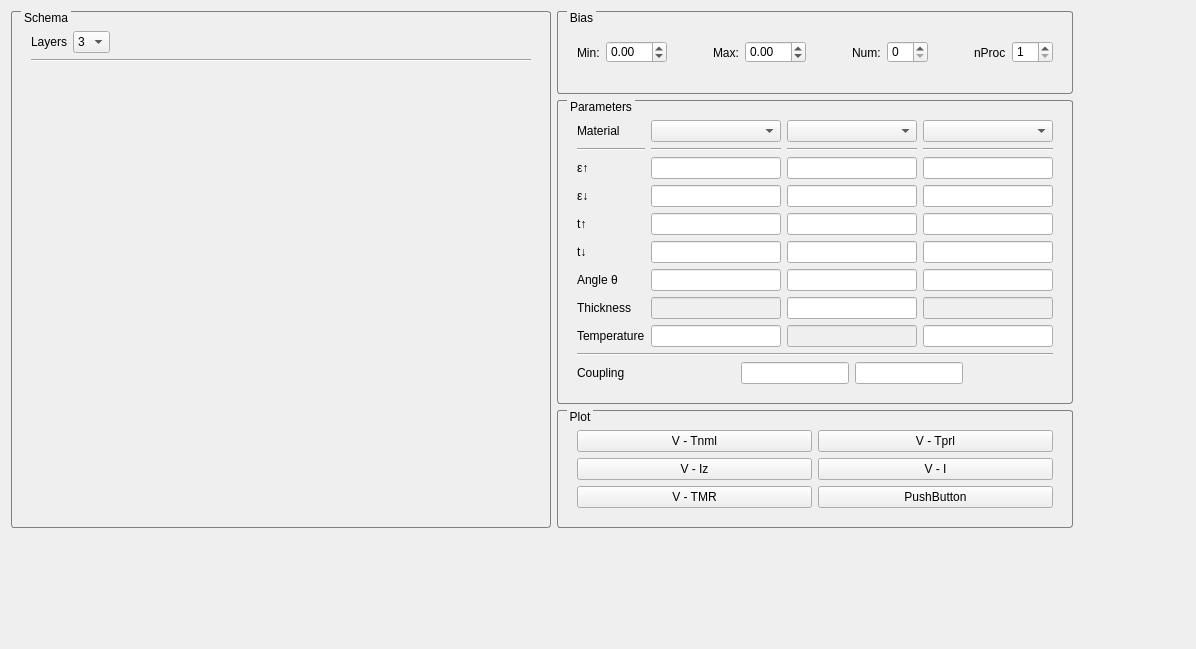
<?xml version="1.0" encoding="UTF-8"?>
<ui version="4.0">
 <class>TBProject</class>
 <widget class="QWidget" name="TBProject">
  <property name="geometry">
   <rect>
    <x>0</x>
    <y>0</y>
    <width>1196</width>
    <height>649</height>
   </rect>
  </property>
  <property name="windowTitle">
   <string>Form</string>
  </property>
  <property name="styleSheet">
   <string notr="true">QGroupBox
{
	border-width: 1px;
	border-style: solid;
	border-color:  gray;
	border-radius: 3px;
	margin-top: 1ex;
	padding: 10px;
}
QGroupBox::title
{
	subcontrol-origin: margin;
	subcontrol-position: top left;
	left: 10px;
	margin-left: 0px;
	padding: 0px 1px;
}</string>
  </property>
  <layout class="QGridLayout" name="gridLayout_2">
   <item row="0" column="0" rowspan="3">
    <widget class="QGroupBox" name="groupBox_4">
     <property name="title">
      <string>Schema</string>
     </property>
     <property name="checkable">
      <bool>false</bool>
     </property>
     <layout class="QVBoxLayout" name="verticalLayout">
      <item>
       <layout class="QHBoxLayout" name="horizontalLayout_2">
        <item>
         <widget class="QLabel" name="label_10">
          <property name="text">
           <string>Layers</string>
          </property>
         </widget>
        </item>
        <item>
         <widget class="QComboBox" name="comboBox_numLayer">
          <item>
           <property name="text">
            <string>3</string>
           </property>
          </item>
          <item>
           <property name="text">
            <string>5</string>
           </property>
          </item>
         </widget>
        </item>
        <item>
         <spacer name="horizontalSpacer_5">
          <property name="orientation">
           <enum>Qt::Horizontal</enum>
          </property>
          <property name="sizeHint" stdset="0">
           <size>
            <width>40</width>
            <height>20</height>
           </size>
          </property>
         </spacer>
        </item>
       </layout>
      </item>
      <item>
       <widget class="Line" name="line_5">
        <property name="orientation">
         <enum>Qt::Horizontal</enum>
        </property>
       </widget>
      </item>
      <item>
       <spacer name="verticalSpacer">
        <property name="orientation">
         <enum>Qt::Vertical</enum>
        </property>
        <property name="sizeHint" stdset="0">
         <size>
          <width>20</width>
          <height>20</height>
         </size>
        </property>
       </spacer>
      </item>
      <item>
       <widget class="Schema3Layer" name="widget_schema" native="true">
        <property name="enabled">
         <bool>true</bool>
        </property>
        <property name="minimumSize">
         <size>
          <width>500</width>
          <height>400</height>
         </size>
        </property>
        <property name="styleSheet">
         <string notr="true">image: url(:/drawable/3L.tiff);</string>
        </property>
       </widget>
      </item>
      <item>
       <spacer name="verticalSpacer_2">
        <property name="orientation">
         <enum>Qt::Vertical</enum>
        </property>
        <property name="sizeHint" stdset="0">
         <size>
          <width>20</width>
          <height>20</height>
         </size>
        </property>
       </spacer>
      </item>
     </layout>
    </widget>
   </item>
   <item row="0" column="1">
    <widget class="QGroupBox" name="groupBox_3">
     <property name="title">
      <string>Bias</string>
     </property>
     <layout class="QHBoxLayout" name="horizontalLayout_3">
      <item>
       <widget class="QLabel" name="label_9">
        <property name="text">
         <string>Min:</string>
        </property>
       </widget>
      </item>
      <item>
       <widget class="QDoubleSpinBox" name="doubleSpinBox_bias_min">
        <property name="minimum">
         <double>-20.000000000000000</double>
        </property>
        <property name="maximum">
         <double>20.000000000000000</double>
        </property>
       </widget>
      </item>
      <item>
       <spacer name="horizontalSpacer">
        <property name="orientation">
         <enum>Qt::Horizontal</enum>
        </property>
        <property name="sizeHint" stdset="0">
         <size>
          <width>40</width>
          <height>20</height>
         </size>
        </property>
       </spacer>
      </item>
      <item>
       <widget class="QLabel" name="label_11">
        <property name="text">
         <string>Max:</string>
        </property>
       </widget>
      </item>
      <item>
       <widget class="QDoubleSpinBox" name="doubleSpinBox_bias_max">
        <property name="minimum">
         <double>-20.000000000000000</double>
        </property>
        <property name="maximum">
         <double>20.000000000000000</double>
        </property>
       </widget>
      </item>
      <item>
       <spacer name="horizontalSpacer_4">
        <property name="orientation">
         <enum>Qt::Horizontal</enum>
        </property>
        <property name="sizeHint" stdset="0">
         <size>
          <width>40</width>
          <height>20</height>
         </size>
        </property>
       </spacer>
      </item>
      <item>
       <widget class="QLabel" name="label_12">
        <property name="text">
         <string>Num:</string>
        </property>
       </widget>
      </item>
      <item>
       <widget class="QSpinBox" name="spinBox_bias_num"/>
      </item>
      <item>
       <spacer name="horizontalSpacer_6">
        <property name="orientation">
         <enum>Qt::Horizontal</enum>
        </property>
        <property name="sizeHint" stdset="0">
         <size>
          <width>40</width>
          <height>20</height>
         </size>
        </property>
       </spacer>
      </item>
      <item>
       <widget class="QLabel" name="label">
        <property name="text">
         <string>nProc</string>
        </property>
       </widget>
      </item>
      <item>
       <widget class="QSpinBox" name="spinBox_nproc">
        <property name="minimum">
         <number>1</number>
        </property>
        <property name="maximum">
         <number>20</number>
        </property>
       </widget>
      </item>
     </layout>
    </widget>
   </item>
   <item row="1" column="1">
    <widget class="QGroupBox" name="groupBox">
     <property name="styleSheet">
      <string notr="true"/>
     </property>
     <property name="title">
      <string>Parameters</string>
     </property>
     <layout class="QGridLayout" name="gridLayout">
      <item row="5" column="1">
       <widget class="QLineEdit" name="lineEdit_lead1_4"/>
      </item>
      <item row="10" column="1" colspan="3">
       <layout class="QHBoxLayout" name="horizontalLayout">
        <item>
         <spacer name="horizontalSpacer_2">
          <property name="orientation">
           <enum>Qt::Horizontal</enum>
          </property>
          <property name="sizeHint" stdset="0">
           <size>
            <width>40</width>
            <height>20</height>
           </size>
          </property>
         </spacer>
        </item>
        <item>
         <widget class="QLineEdit" name="lineEdit_coupling_1"/>
        </item>
        <item>
         <widget class="QLineEdit" name="lineEdit_coupling_2"/>
        </item>
        <item>
         <spacer name="horizontalSpacer_3">
          <property name="orientation">
           <enum>Qt::Horizontal</enum>
          </property>
          <property name="sizeHint" stdset="0">
           <size>
            <width>40</width>
            <height>20</height>
           </size>
          </property>
         </spacer>
        </item>
       </layout>
      </item>
      <item row="6" column="1">
       <widget class="QLineEdit" name="lineEdit_lead1_5"/>
      </item>
      <item row="0" column="2">
       <widget class="QComboBox" name="comboBox_material_2"/>
      </item>
      <item row="10" column="0">
       <widget class="QLabel" name="label_13">
        <property name="text">
         <string>Coupling</string>
        </property>
       </widget>
      </item>
      <item row="0" column="3">
       <widget class="QComboBox" name="comboBox_material_3"/>
      </item>
      <item row="2" column="3">
       <widget class="QLineEdit" name="lineEdit_lead2_1"/>
      </item>
      <item row="8" column="2">
       <widget class="QLineEdit" name="lineEdit_B1_7">
        <property name="enabled">
         <bool>false</bool>
        </property>
       </widget>
      </item>
      <item row="3" column="3">
       <widget class="QLineEdit" name="lineEdit_lead2_2"/>
      </item>
      <item row="2" column="1">
       <widget class="QLineEdit" name="lineEdit_lead1_1"/>
      </item>
      <item row="7" column="2">
       <widget class="QLineEdit" name="lineEdit_B1_6"/>
      </item>
      <item row="6" column="2">
       <widget class="QLineEdit" name="lineEdit_B1_5"/>
      </item>
      <item row="7" column="1">
       <widget class="QLineEdit" name="lineEdit_lead1_6">
        <property name="enabled">
         <bool>false</bool>
        </property>
       </widget>
      </item>
      <item row="1" column="1">
       <widget class="Line" name="line_2">
        <property name="orientation">
         <enum>Qt::Horizontal</enum>
        </property>
       </widget>
      </item>
      <item row="4" column="3">
       <widget class="QLineEdit" name="lineEdit_lead2_3"/>
      </item>
      <item row="3" column="2">
       <widget class="QLineEdit" name="lineEdit_B1_2"/>
      </item>
      <item row="5" column="0">
       <widget class="QLabel" name="label_4">
        <property name="text">
         <string>t↓</string>
        </property>
       </widget>
      </item>
      <item row="6" column="3">
       <widget class="QLineEdit" name="lineEdit_lead2_5"/>
      </item>
      <item row="0" column="0">
       <widget class="QLabel" name="label_6">
        <property name="text">
         <string>Material</string>
        </property>
       </widget>
      </item>
      <item row="6" column="0">
       <widget class="QLabel" name="label_5">
        <property name="text">
         <string>Angle θ</string>
        </property>
       </widget>
      </item>
      <item row="4" column="1">
       <widget class="QLineEdit" name="lineEdit_lead1_3"/>
      </item>
      <item row="2" column="0">
       <widget class="QLabel" name="label_1">
        <property name="text">
         <string>ε↑</string>
        </property>
       </widget>
      </item>
      <item row="8" column="0">
       <widget class="QLabel" name="label_8">
        <property name="enabled">
         <bool>true</bool>
        </property>
        <property name="text">
         <string>Temperature</string>
        </property>
       </widget>
      </item>
      <item row="1" column="0">
       <widget class="Line" name="line_1">
        <property name="orientation">
         <enum>Qt::Horizontal</enum>
        </property>
       </widget>
      </item>
      <item row="5" column="3">
       <widget class="QLineEdit" name="lineEdit_lead2_4"/>
      </item>
      <item row="8" column="3">
       <widget class="QLineEdit" name="lineEdit_lead2_7"/>
      </item>
      <item row="4" column="2">
       <widget class="QLineEdit" name="lineEdit_B1_3"/>
      </item>
      <item row="4" column="0">
       <widget class="QLabel" name="label_3">
        <property name="text">
         <string>t↑</string>
        </property>
       </widget>
      </item>
      <item row="5" column="2">
       <widget class="QLineEdit" name="lineEdit_B1_4"/>
      </item>
      <item row="3" column="0">
       <widget class="QLabel" name="label_2">
        <property name="text">
         <string>ε↓</string>
        </property>
       </widget>
      </item>
      <item row="1" column="2">
       <widget class="Line" name="line_3">
        <property name="orientation">
         <enum>Qt::Horizontal</enum>
        </property>
       </widget>
      </item>
      <item row="0" column="1">
       <widget class="QComboBox" name="comboBox_material_1"/>
      </item>
      <item row="7" column="0">
       <widget class="QLabel" name="label_7">
        <property name="text">
         <string>Thickness</string>
        </property>
       </widget>
      </item>
      <item row="2" column="2">
       <widget class="QLineEdit" name="lineEdit_B1_1"/>
      </item>
      <item row="3" column="1">
       <widget class="QLineEdit" name="lineEdit_lead1_2"/>
      </item>
      <item row="8" column="1">
       <widget class="QLineEdit" name="lineEdit_lead1_7"/>
      </item>
      <item row="7" column="3">
       <widget class="QLineEdit" name="lineEdit_lead2_6">
        <property name="enabled">
         <bool>false</bool>
        </property>
       </widget>
      </item>
      <item row="9" column="0" colspan="4">
       <widget class="Line" name="line">
        <property name="orientation">
         <enum>Qt::Horizontal</enum>
        </property>
       </widget>
      </item>
      <item row="1" column="3">
       <widget class="Line" name="line_4">
        <property name="orientation">
         <enum>Qt::Horizontal</enum>
        </property>
       </widget>
      </item>
     </layout>
    </widget>
   </item>
   <item row="2" column="1">
    <widget class="QGroupBox" name="groupBox_2">
     <property name="title">
      <string>Plot</string>
     </property>
     <layout class="QGridLayout" name="gridLayout_3">
      <item row="0" column="1">
       <widget class="QPushButton" name="pushButton_plot_Tprl">
        <property name="text">
         <string>V - Tprl</string>
        </property>
       </widget>
      </item>
      <item row="0" column="0">
       <widget class="QPushButton" name="pushButton_plot_Tnml">
        <property name="text">
         <string>V - Tnml</string>
        </property>
       </widget>
      </item>
      <item row="1" column="0">
       <widget class="QPushButton" name="pushButton_plot_Iz">
        <property name="text">
         <string>V - Iz</string>
        </property>
       </widget>
      </item>
      <item row="1" column="1">
       <widget class="QPushButton" name="pushButton_plot_I">
        <property name="text">
         <string>V - I</string>
        </property>
       </widget>
      </item>
      <item row="2" column="0">
       <widget class="QPushButton" name="pushButton_plot_TMR">
        <property name="text">
         <string>V - TMR</string>
        </property>
       </widget>
      </item>
      <item row="2" column="1">
       <widget class="QPushButton" name="pushButton_5">
        <property name="text">
         <string>PushButton</string>
        </property>
       </widget>
      </item>
     </layout>
    </widget>
   </item>
   <item row="3" column="0">
    <spacer name="verticalSpacer_3">
     <property name="orientation">
      <enum>Qt::Vertical</enum>
     </property>
     <property name="sizeHint" stdset="0">
      <size>
       <width>20</width>
       <height>40</height>
      </size>
     </property>
    </spacer>
   </item>
   <item row="0" column="2">
    <spacer name="horizontalSpacer_7">
     <property name="orientation">
      <enum>Qt::Horizontal</enum>
     </property>
     <property name="sizeHint" stdset="0">
      <size>
       <width>40</width>
       <height>20</height>
      </size>
     </property>
    </spacer>
   </item>
  </layout>
 </widget>
 <customwidgets>
  <customwidget>
   <class>Schema3Layer</class>
   <extends>QWidget</extends>
   <header>schema3layer.h</header>
   <container>1</container>
  </customwidget>
 </customwidgets>
 <resources/>
 <connections/>
</ui>
